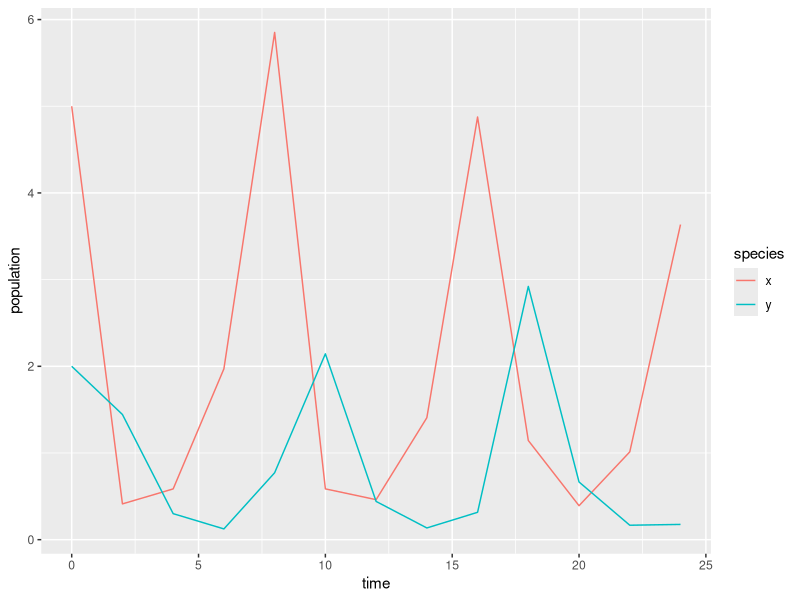

The R script that drew this image:
## ---- chunk 1
knitr::opts_chunk$set(echo = TRUE)
library(tidyverse)
library(deSolve)
library(kableExtra)
## ---- chunk 2
# Create a sequence of times (days): 
time <- seq(0, 25, by = 2)

# Set some parameter values (these can change - keep it in mind):
parameters <- c(alpha = .75, beta = 0.8, delta = 0.5, gamma = 1)

# Set the initial condition (prey and predator populations at t = 0).
# Recall: x = prey, y = predator
init_cond <- c(x = 5, y = 2)

# Prepare the series of differential equations as a function: 
lk_equations <- function(time, init_cond, parameters) {
  with(as.list(c(init_cond, parameters)), {
    dxdt = alpha * x - beta * x * y
    dydt = delta * x * y - gamma * y
    return(list(c(dxdt, dydt)))
  })
}

# Find the approximate the solution using `deSolve::ode()`:
approx_lk <- ode(y = init_cond, times = time, func = lk_equations, parms = parameters)

# Check the class: 
class(approx_lk)

# We really want this to be a data frame, and we want both prey (x) and predator (y) to be in the same column -- we'll learn why in EDS 221 (tidy data)
approx_lk_df <- data.frame(approx_lk) %>% 
  pivot_longer(cols = c(x,y), names_to = "species", values_to = "population")

# Plot it! 
ggplot(data = approx_lk_df, aes(x = time, y = population)) +
  geom_line(aes(color = species))
